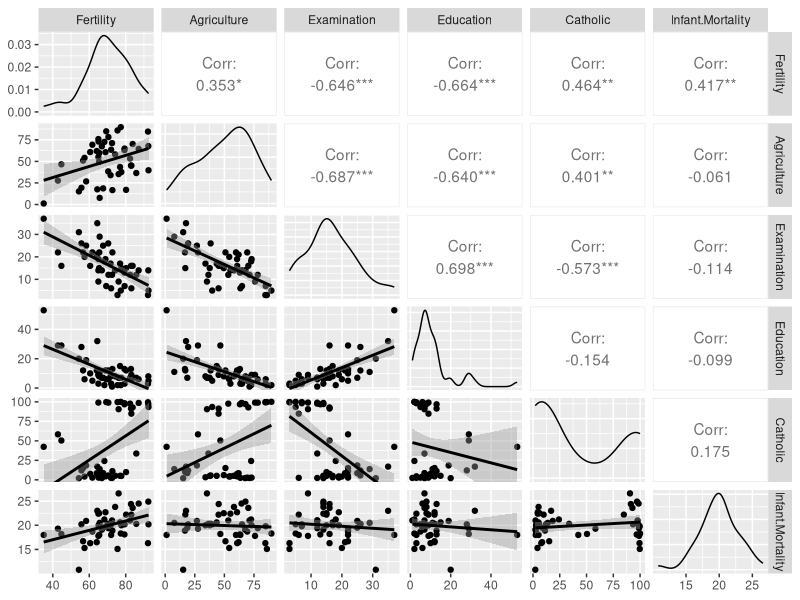
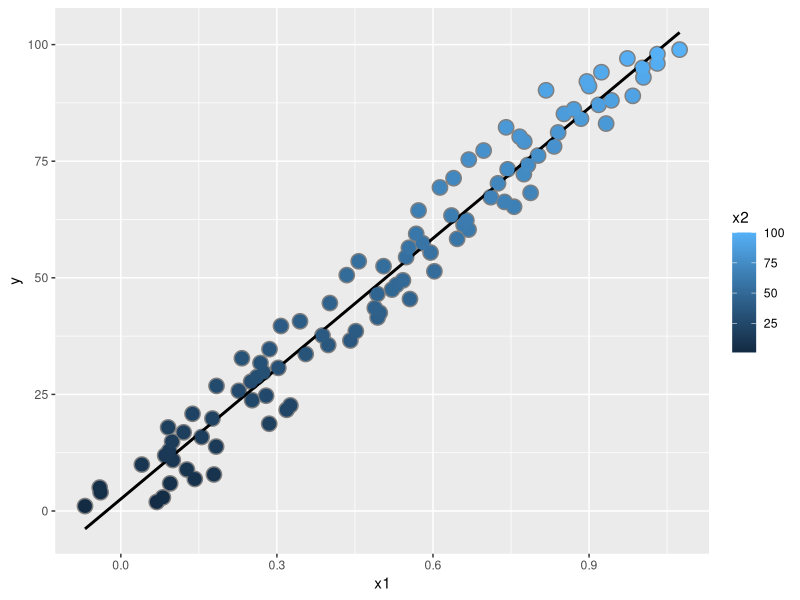
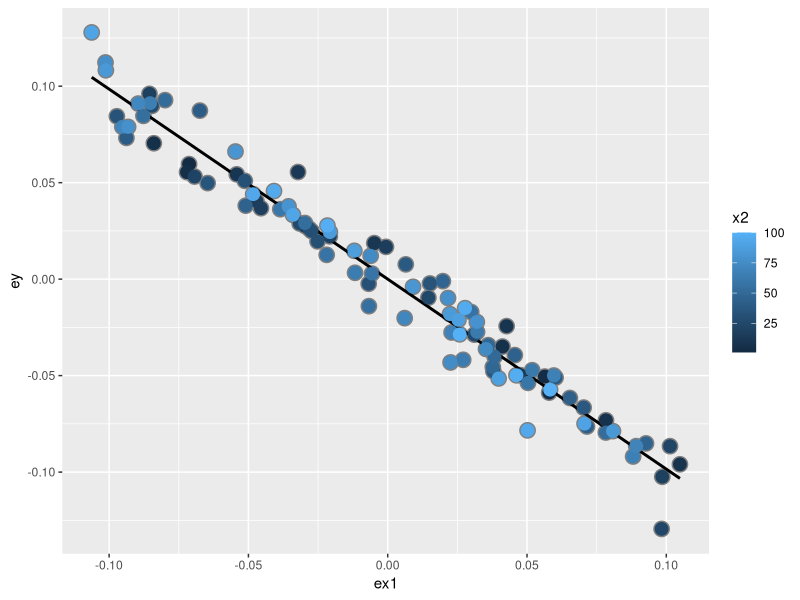
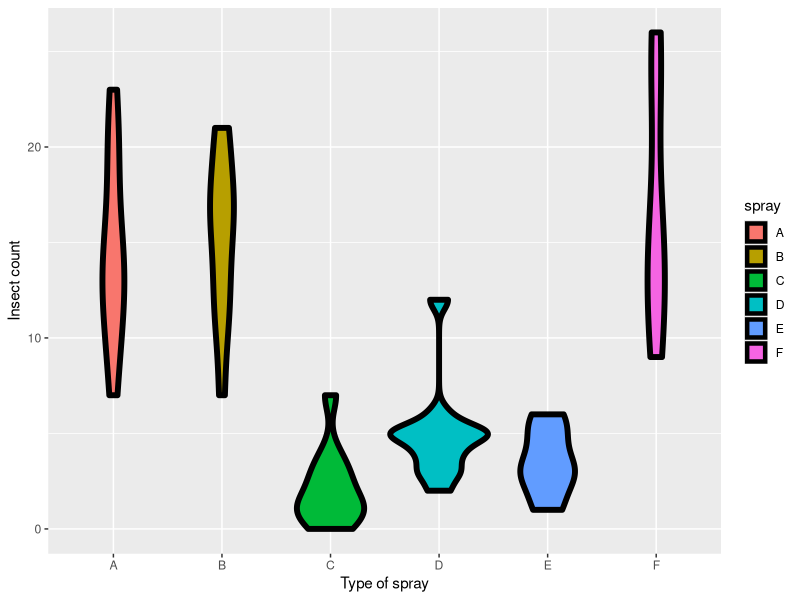
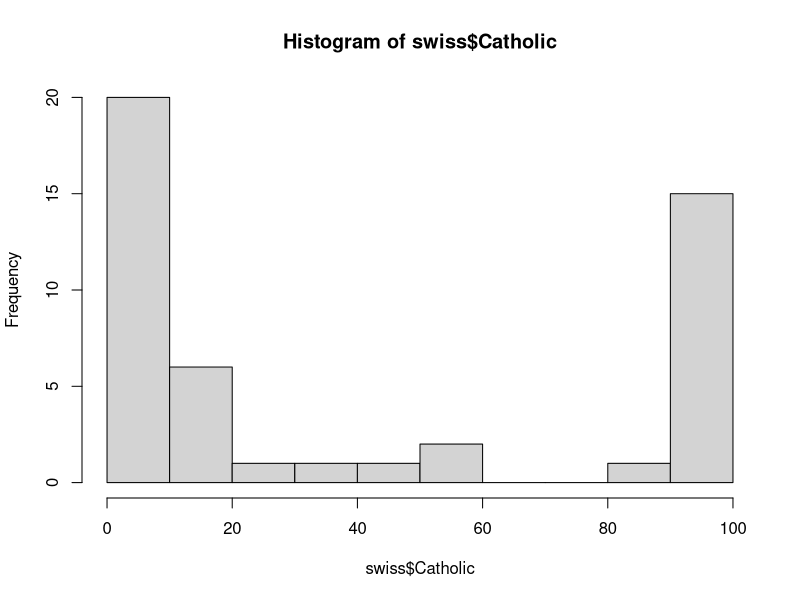
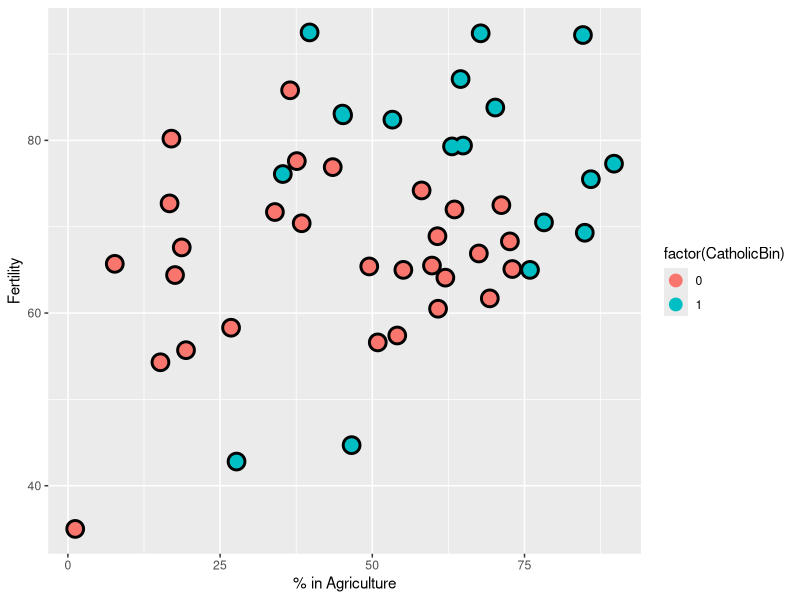
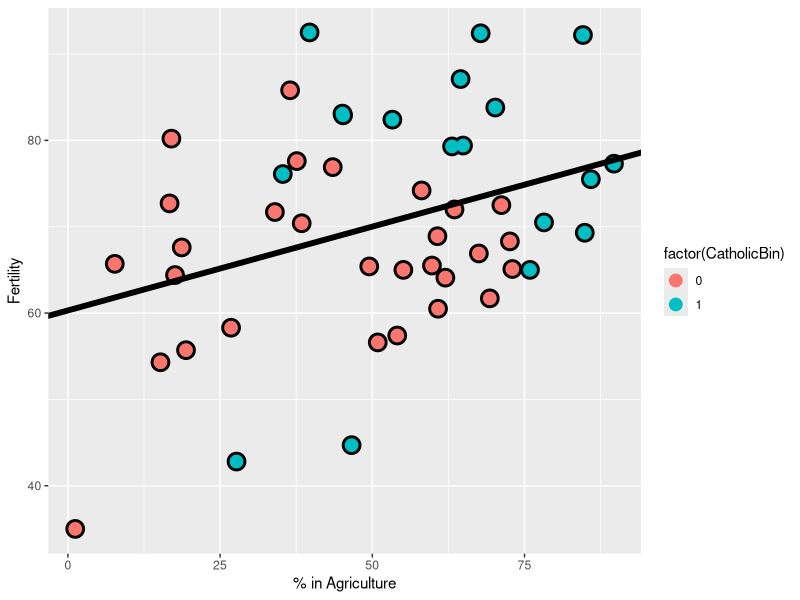
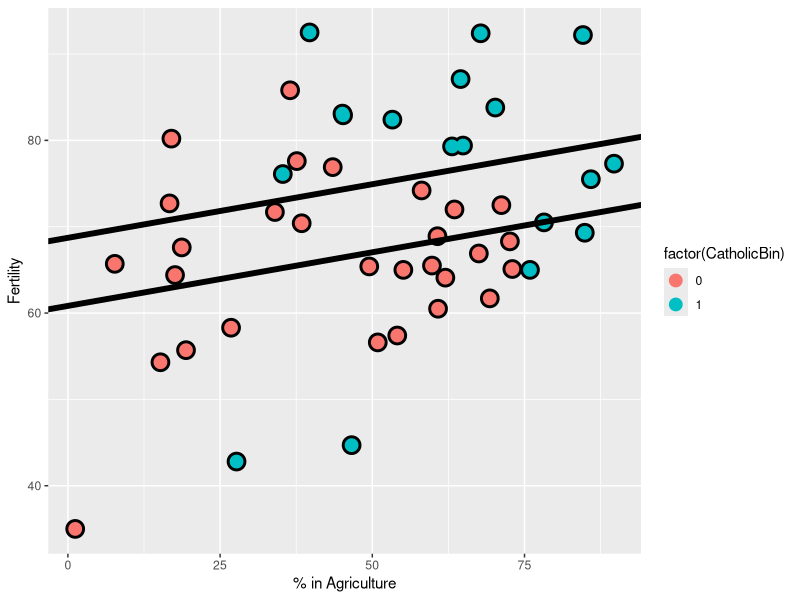

These charts were generated, in order, by the following R code:
## ---- chunk 1
require(datasets)
data(swiss)
?swiss
## ---- chunk 2
require(GGally); require(ggplot2)
g = ggpairs(swiss, lower = list(continuous = wrap("smooth", method = "lm")))
g

## ---- chunk 3
summary(lm(Fertility ~ . , data = swiss))
summary(lm(Fertility ~ . , data = swiss))$coefficients
## ---- chunk 4
summary(lm(Fertility ~ Agriculture, data = swiss))
summary(lm(Fertility ~ Agriculture, data = swiss))$coefficients
## ---- chunk 5
n <- 100; x2 <- 1 : n; x1 <- .01 * x2 + runif(n, -.1, .1); y = -x1 + x2 + rnorm(n, sd = .01)
summary(lm(y ~ x1))$coef
summary(lm(y ~ x1 + x2))$coef
dat = data.frame(y = y, x1 = x1, x2 = x2, ey = resid(lm(y ~ x2)), ex1 = resid(lm(x1 ~ x2)))

library(ggplot2)
g = ggplot(dat, aes(y = y, x = x1, colour = x2))
g = g + geom_point(colour="grey50", size = 5) + geom_smooth(method = lm, se = FALSE, colour = "black") 
g = g + geom_point(size = 4) 
g
# residual plot
g2 = ggplot(dat, aes(y = ey, x = ex1, colour = x2))  
g2 = g2 + geom_point(colour="grey50", size = 5) + geom_smooth(method = lm, se = FALSE, colour = "black") + geom_point(size = 4) 
g2
# you can see that the x2 variable is clearly not related to the residual x1 variable. 
## ---- chunk 6
z <- swiss$Agriculture + swiss$Education
lm(Fertility ~ . + z, data = swiss)
## ---- chunk 7
require(datasets);data(InsectSprays); require(stats); require(ggplot2)
g = ggplot(data = InsectSprays, aes(y = count, x = spray, fill  = spray))
g = g + geom_violin(colour = "black", size = 2)
g = g + xlab("Type of spray") + ylab("Insect count")
g
## ---- chunk 8
summary(lm(count ~ spray, data = InsectSprays))$coef
## ---- chunk 9
summary(lm(count ~ 
             I(1 * (spray == 'B')) + I(1 * (spray == 'C')) + 
             I(1 * (spray == 'D')) + I(1 * (spray == 'E')) +
             I(1 * (spray == 'F'))
           , data = InsectSprays))$coef
## ---- chunk 10
summary(lm(count ~ 
   I(1 * (spray == 'B')) + I(1 * (spray == 'C')) +  
   I(1 * (spray == 'D')) + I(1 * (spray == 'E')) +
   I(1 * (spray == 'F')) + I(1 * (spray == 'A')), data = InsectSprays))$coef
## ---- chunk 11
summary(lm(count ~ spray - 1, data = InsectSprays))$coef
library(dplyr)
summarise(group_by(InsectSprays, spray), mn = mean(count))
## ---- chunk 12
spray2 <- relevel(InsectSprays$spray, "C")
summary(lm(count ~ spray2, data = InsectSprays))$coef
## ---- chunk 13
library(datasets); data(swiss)
head(swiss)
## ---- chunk 14
hist(swiss$Catholic)
library(dplyr); 
swiss = mutate(swiss, CatholicBin = 1 * (Catholic > 50))
## ---- chunk 15
g = ggplot(swiss, aes(x = Agriculture, y = Fertility, colour = factor(CatholicBin)))
g = g + geom_point(size = 6, colour = "black") + geom_point(size = 4)
g = g + xlab("% in Agriculture") + ylab("Fertility")
g
## ---- chunk 16
summary(lm(Fertility ~ Agriculture, data = swiss))$coef
## ---- chunk 17
fit = lm(Fertility ~ Agriculture, data = swiss)
g1 = g
g1 = g1 + geom_abline(intercept = coef(fit)[1], slope = coef(fit)[2], size = 2)
g1
## ---- chunk 18
summary(lm(Fertility ~ Agriculture + factor(CatholicBin), data = swiss))$coef
## ---- chunk 19
fit = lm(Fertility ~ Agriculture + factor(CatholicBin), data = swiss)
g1 = g
g1 = g1 + geom_abline(intercept = coef(fit)[1], slope = coef(fit)[2], size = 2)
g1 = g1 + geom_abline(intercept = coef(fit)[1] + coef(fit)[3], slope = coef(fit)[2], size = 2)
g1
## ---- chunk 20
summary(lm(Fertility ~ Agriculture * factor(CatholicBin), data = swiss))$coef
## ---- chunk 21
fit = lm(Fertility ~ Agriculture * factor(CatholicBin), data = swiss)
g1 = g
g1 = g1 + geom_abline(intercept = coef(fit)[1], slope = coef(fit)[2], size = 2)
g1 = g1 + geom_abline(intercept = coef(fit)[1] + coef(fit)[3], 
                          slope = coef(fit)[2] + coef(fit)[4], size = 2)
g1
## ---- chunk 22
summary(lm(Fertility ~ Agriculture + Agriculture : factor(CatholicBin), data = swiss))$coef
